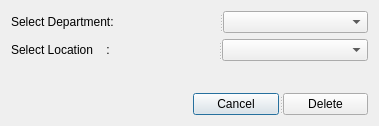
<?xml version="1.0" encoding="UTF-8"?>
<ui version="4.0">
 <class>Delete</class>
 <widget class="QDialog" name="Delete">
  <property name="geometry">
   <rect>
    <x>0</x>
    <y>0</y>
    <width>379</width>
    <height>126</height>
   </rect>
  </property>
  <property name="windowTitle">
   <string>Dialog</string>
  </property>
  <layout class="QGridLayout" name="gridLayout_2">
   <item row="0" column="0">
    <layout class="QGridLayout" name="gridLayout">
     <item row="0" column="0" colspan="2">
      <widget class="QSplitter" name="selectsplitter">
       <property name="orientation">
        <enum>Qt::Horizontal</enum>
       </property>
       <widget class="QLabel" name="deplabel">
        <property name="text">
         <string>Select Department:</string>
        </property>
       </widget>
       <widget class="QComboBox" name="deplist"/>
      </widget>
     </item>
     <item row="1" column="0" colspan="2">
      <widget class="QSplitter" name="locselectsplitter">
       <property name="orientation">
        <enum>Qt::Horizontal</enum>
       </property>
       <widget class="QLabel" name="loclabel">
        <property name="text">
         <string>Select Location    : </string>
        </property>
       </widget>
       <widget class="QComboBox" name="loclist"/>
      </widget>
     </item>
     <item row="2" column="0" colspan="2">
      <spacer name="verticalSpacer">
       <property name="orientation">
        <enum>Qt::Vertical</enum>
       </property>
       <property name="sizeHint" stdset="0">
        <size>
         <width>356</width>
         <height>18</height>
        </size>
       </property>
      </spacer>
     </item>
     <item row="3" column="0">
      <spacer name="buttonspacer">
       <property name="orientation">
        <enum>Qt::Horizontal</enum>
       </property>
       <property name="sizeHint" stdset="0">
        <size>
         <width>174</width>
         <height>21</height>
        </size>
       </property>
      </spacer>
     </item>
     <item row="3" column="1">
      <widget class="QSplitter" name="buttonSpliter">
       <property name="orientation">
        <enum>Qt::Horizontal</enum>
       </property>
       <widget class="QPushButton" name="cancelbtn">
        <property name="text">
         <string>Cancel</string>
        </property>
       </widget>
       <widget class="QPushButton" name="deletebtn">
        <property name="text">
         <string>Delete</string>
        </property>
       </widget>
      </widget>
     </item>
    </layout>
   </item>
  </layout>
 </widget>
 <resources/>
 <connections>
  <connection>
   <sender>cancelbtn</sender>
   <signal>clicked()</signal>
   <receiver>Delete</receiver>
   <slot>reject()</slot>
   <hints>
    <hint type="sourcelabel">
     <x>222</x>
     <y>103</y>
    </hint>
    <hint type="destinationlabel">
     <x>166</x>
     <y>87</y>
    </hint>
   </hints>
  </connection>
  <connection>
   <sender>deletebtn</sender>
   <signal>clicked()</signal>
   <receiver>Delete</receiver>
   <slot>accept()</slot>
   <hints>
    <hint type="sourcelabel">
     <x>324</x>
     <y>97</y>
    </hint>
    <hint type="destinationlabel">
     <x>281</x>
     <y>69</y>
    </hint>
   </hints>
  </connection>
 </connections>
</ui>
